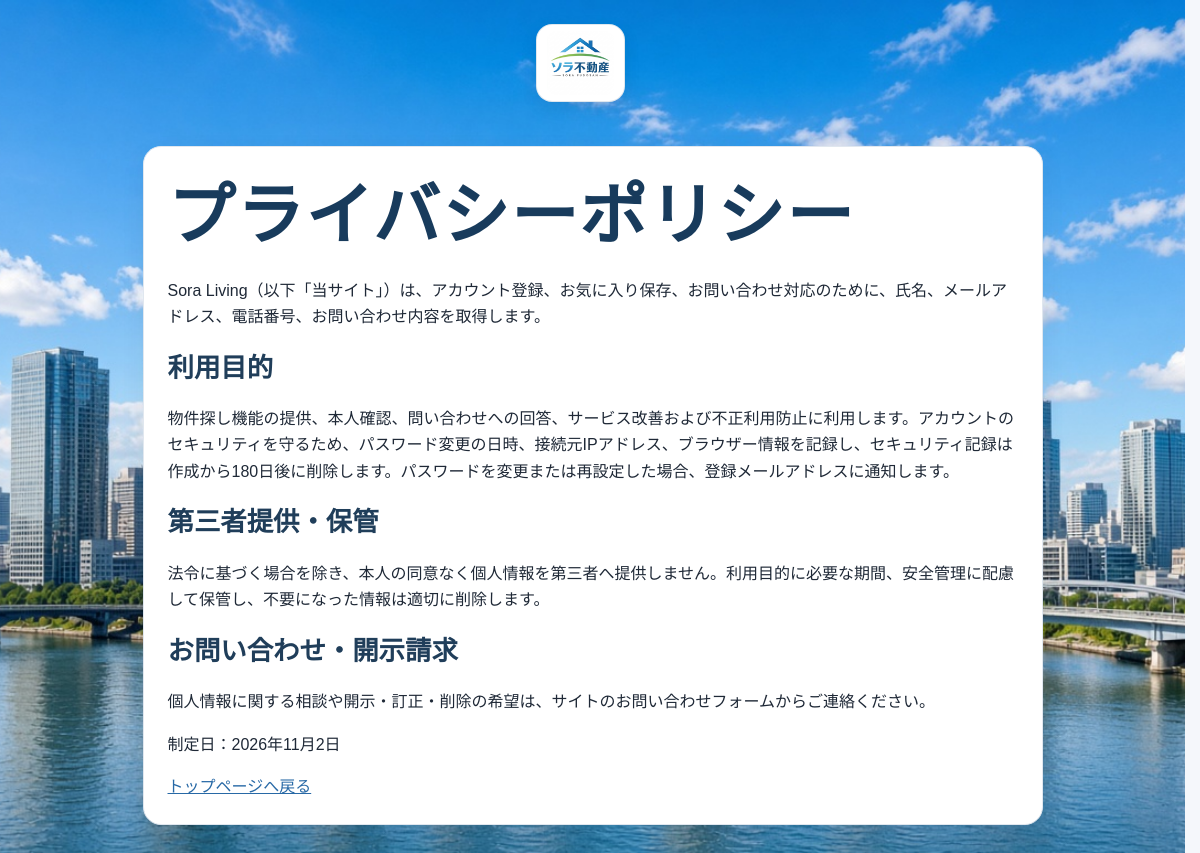
Page /privacy.php on the committed database.
### tables this page shows
CREATE TABLE `site_documents` (
  `document_key` varchar(32) NOT NULL,
  `content` mediumtext NOT NULL,
  `updated_at` timestamp NOT NULL DEFAULT current_timestamp() ON UPDATE current_timestamp(),
  PRIMARY KEY (`document_key`)
);

### db.php (called while the page is built, shortened)
<?php
function h($s) { return htmlspecialchars((string)$s, ENT_QUOTES, 'UTF-8'); }

### privacy.php (the view, shortened to what this page needs)
<?php
require 'db.php';
require 'includes/site-documents.php';
$document = site_document($pdo, 'privacy');
?>
<!doctype html>
<html lang="ja">
<head>
  <link rel="stylesheet" href="style.css?v=20261102-7">
</head>
<body>
<?php include __DIR__ . '/includes/site-brand.php'; ?>
<main class="page-shell">
  <section class="search-section">
    <h1>プライバシーポリシー</h1>
    <?= render_site_document($document['content']) ?>
    <a href="index.php">トップページへ戻る</a>
  </section>
</main>
</body>
</html>

### includes/site-documents.php (shortened to what this page needs)
<?php
function site_document(PDO $pdo, string $key): array {
    $stmt = $pdo->prepare('SELECT content, updated_at FROM site_documents WHERE document_key = ?');
    $stmt->execute([$key]);
    $document = $stmt->fetch(PDO::FETCH_ASSOC);
    return $document;
}
function render_site_document(string $content): string {
    $content = str_replace(["\r\n", "\r"], "\n", trim($content));
    $blocks = preg_split('/\n{2,}/', $content);
    $html = '';
    foreach ($blocks as $block) {
        $block = trim($block);
        if (preg_match('/^##[ \t]+([^\n]+)(?:\n(.*))?$/us', $block, $matches)) {
            $html .= '<h2>' . h($matches[1]) . '</h2>';
            $body = trim($matches[2] ?? '');
            if ($body !== '') {
                $html .= '<p>' . nl2br(h($body), false) . '</p>';
            }
        } else {
            $html .= '<p>' . nl2br(h($block), false) . '</p>';
        }
    }
    return $html;
}

### style.css (style rules this page uses)
:root { color-scheme: light; --ink: #1f2937; --muted: #667085; --brand: #2869a6; --brand-dark: #1e4f80; --line: #dce5ed; --surface: #fff; --soft: #f4f8fb; --shadow: 0 12px 34px rgba(24, 49, 75, .10); }
* { box-sizing: border-box; }
html { scroll-behavior: smooth; scrollbar-gutter: stable; }
body { margin: 0; min-height: 100vh; color: var(--ink); background-color: #f5f7fb; background-image: url("images/getu2 (1).jpg"); background-repeat: no-repeat; background-size: cover; background-position: center top; background-attachment: fixed; font-family: "Noto Sans JP", "Yu Gothic", "Meiryo", sans-serif; line-height: 1.65; }
button, a, select { -webkit-tap-highlight-color: transparent; }
a { color: var(--brand); }
.page-shell { width: min(1120px, calc(100% - 40px)); margin: 0 auto; padding: 24px 0 40px; }
h1 { margin: 0; color: #183b5c; font-size: clamp(2.25rem, 6vw, 4.2rem); line-height: 1.35; letter-spacing: .025em; }
.section-heading h2, .search-section h2 { margin: 0; color: #203e5a; font-size: clamp(1.25rem, 3vw, 1.65rem); }
.search-section { width: min(900px, 100%); margin: 20px auto 0; padding: 24px; border: 1px solid #e0e7ef; border-radius: 18px; background: var(--surface); box-shadow: 0 8px 24px rgba(24,49,75,.07); }

### rows in the picture
site_documents: content "Sora Living（以下「当サイト」）は、アカウント登録、お気に入り保存、お問い合わせ対応のために、氏名、メールアドレス、電話番号、お問い合わせ内容を取得します。", content "制定日：2026年11月2日"

### other values in the picture
$matches[1] "利用目的"
$body "物件探し機能の提供、本人確認、問い合わせへの回答、サービス改善および不正利用防止に利用します。アカウントのセキュリティを守るため、パスワード変更の日時、接続元IPアドレス、ブラウザー情報を記録し、セキュリティ記録は作成から180日後に削除します。パスワードを変更または再設定した場合、登録メールアドレスに通知します。"
$matches[1] "第三者提供・保管"
$body "法令に基づく場合を除き、本人の同意なく個人情報を第三者へ提供しません。利用目的に必要な期間、安全管理に配慮して保管し、不要になった情報は適切に削除します。"
$matches[1] "お問い合わせ・開示請求"
$body "個人情報に関する相談や開示・訂正・削除の希望は、サイトのお問い合わせフォームからご連絡ください。"
